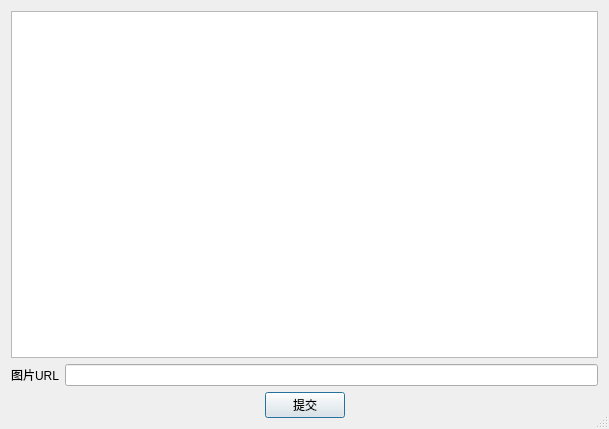
<?xml version="1.0" encoding="UTF-8"?>
<ui version="4.0">
 <class>Dialog</class>
 <widget class="QDialog" name="Dialog">
  <property name="geometry">
   <rect>
    <x>0</x>
    <y>0</y>
    <width>609</width>
    <height>429</height>
   </rect>
  </property>
  <property name="windowTitle">
   <string>微信公众号：学点编程吧--插入网络图片</string>
  </property>
  <property name="sizeGripEnabled">
   <bool>true</bool>
  </property>
  <layout class="QVBoxLayout" name="verticalLayout">
   <item>
    <widget class="QTextEdit" name="textEdit"/>
   </item>
   <item>
    <layout class="QHBoxLayout" name="horizontalLayout">
     <item>
      <widget class="QLabel" name="label">
       <property name="text">
        <string>图片URL</string>
       </property>
      </widget>
     </item>
     <item>
      <widget class="QLineEdit" name="lineEdit"/>
     </item>
    </layout>
   </item>
   <item>
    <layout class="QHBoxLayout" name="horizontalLayout_2">
     <item>
      <spacer name="horizontalSpacer">
       <property name="orientation">
        <enum>Qt::Horizontal</enum>
       </property>
       <property name="sizeHint" stdset="0">
        <size>
         <width>40</width>
         <height>20</height>
        </size>
       </property>
      </spacer>
     </item>
     <item>
      <widget class="QPushButton" name="pushButton">
       <property name="text">
        <string>提交</string>
       </property>
      </widget>
     </item>
     <item>
      <spacer name="horizontalSpacer_2">
       <property name="orientation">
        <enum>Qt::Horizontal</enum>
       </property>
       <property name="sizeHint" stdset="0">
        <size>
         <width>40</width>
         <height>20</height>
        </size>
       </property>
      </spacer>
     </item>
    </layout>
   </item>
  </layout>
 </widget>
 <resources/>
 <connections/>
</ui>
